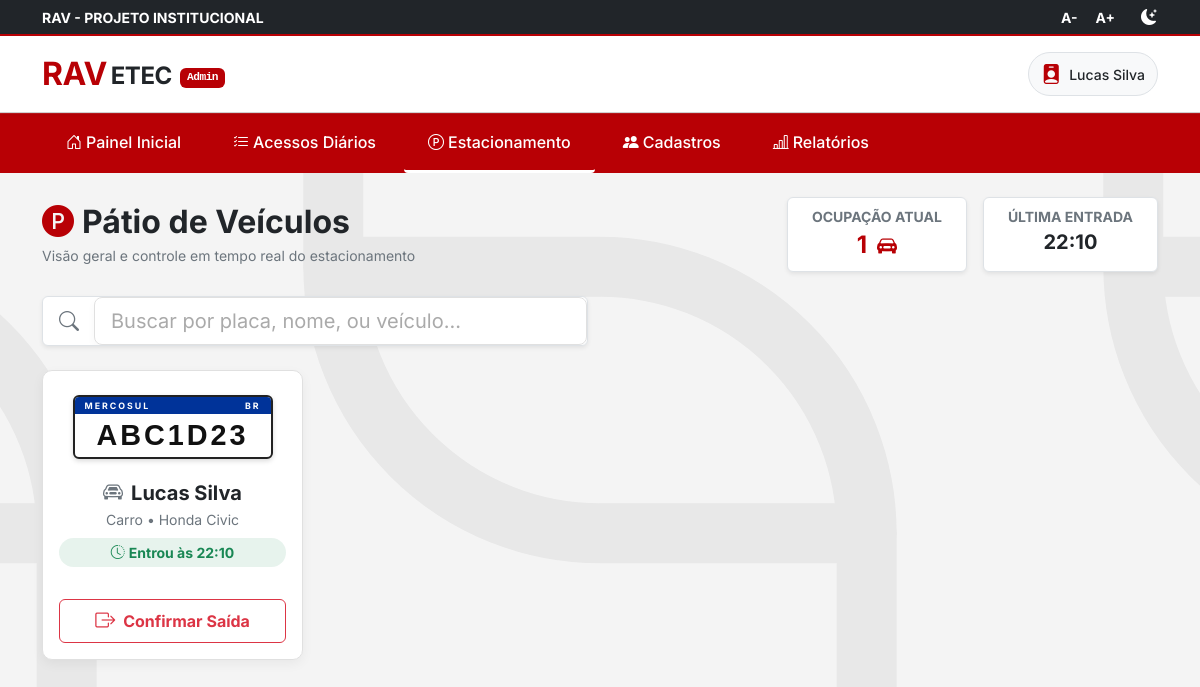
Before: /estacionamento.php with the older database file.
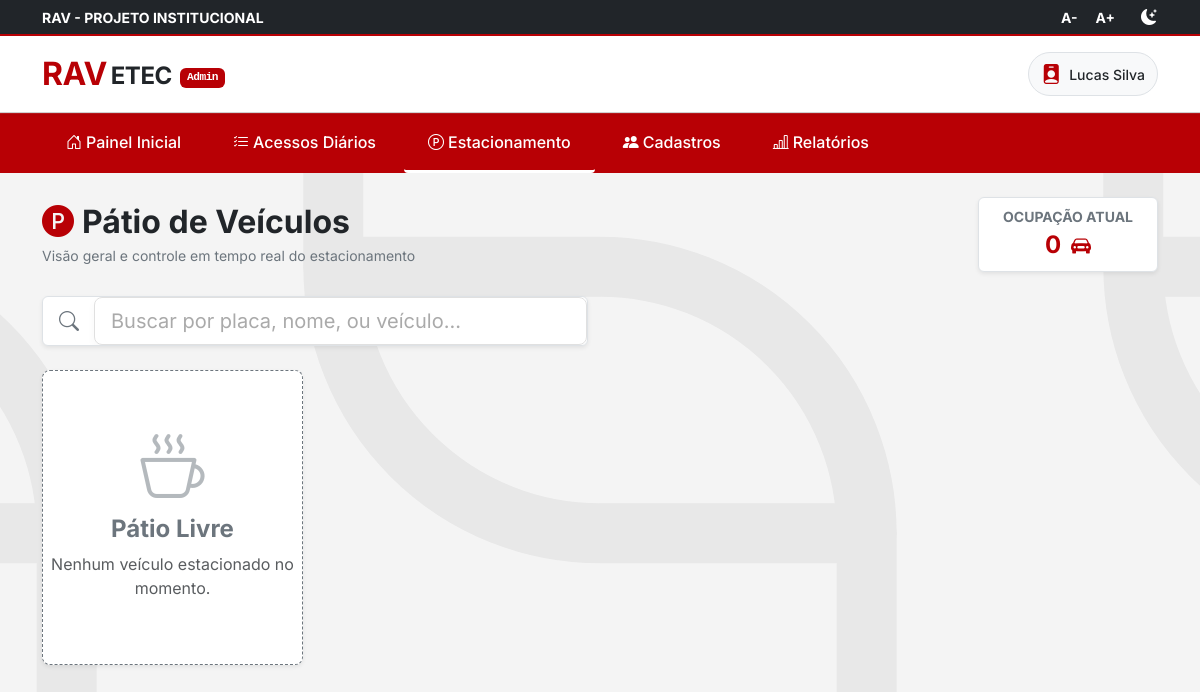
After: the same page with the newer database file.
### tables this page shows
CREATE TABLE registros_acesso (
    id INT AUTO_INCREMENT PRIMARY KEY,
    id_veiculo INT NOT NULL,
    id_usuario_registro INT NULL,  
    id_empresa INT NULL,  
    tipo_acesso VARCHAR(50) NOT NULL,
    curso VARCHAR(50) NULL,
    periodo VARCHAR(50) NULL,
    funcao VARCHAR(50) NULL,
    nome_condutor VARCHAR(150) NOT NULL,
    contato_tipo VARCHAR(20) NULL,
    contato_valor VARCHAR(50) NULL,
    observacao TEXT NULL,
    status VARCHAR(20) DEFAULT 'Dentro',
    data_hora_entrada TIMESTAMP NOT NULL DEFAULT CURRENT_TIMESTAMP,  
    data_hora_saida TIMESTAMP NULL,
    CONSTRAINT fk_registro_veiculo FOREIGN KEY (id_veiculo) REFERENCES veiculos (id) ON DELETE CASCADE
);

CREATE TABLE veiculos (
    id INT AUTO_INCREMENT PRIMARY KEY,
    id_unidade INT NOT NULL,
    id_condutor INT NULL,
    id_usuario INT NULL,  
    id_empresa INT NULL,  
    placa VARCHAR(10) NOT NULL UNIQUE,
    marca VARCHAR(80) NULL,  
    modelo VARCHAR(80) NOT NULL,
    cor VARCHAR(30) NULL,
    ano INT NULL,
    tipo_veiculo ENUM(
        'CARRO',
        'MOTO',
        'CAMINHAO',
        'ONIBUS',
        'VAN',
        'OUTRO'
    ) NOT NULL,
    observacoes TEXT NULL,
    created_at TIMESTAMP DEFAULT CURRENT_TIMESTAMP,
    CONSTRAINT fk_veiculo_unidade FOREIGN KEY (id_unidade) REFERENCES unidades (id) ON DELETE CASCADE,
    CONSTRAINT fk_veiculo_condutor FOREIGN KEY (id_condutor) REFERENCES condutores (id) ON DELETE SET NULL
);

### estacionamento.php (the view, shortened to what the changed rows need)
<?php
require_once 'conn.php';
$stmtSaida = $pdo->query("SELECT r.*, v.placa, v.tipo_veiculo, v.modelo
                          FROM registros_acesso r
                          JOIN veiculos v ON r.id_veiculo = v.id
                          WHERE r.status = 'Dentro'
                          ORDER BY r.data_hora_entrada DESC");
$veiculosDentro = $stmtSaida->fetchAll(PDO::FETCH_ASSOC);
$stmtRecentes = $pdo->query("SELECT r.*, v.placa, v.tipo_veiculo, v.modelo
                             FROM registros_acesso r
                             JOIN veiculos v ON r.id_veiculo = v.id
                             ORDER BY r.data_hora_entrada DESC LIMIT 50");
$acessosRecentes = $stmtRecentes->fetchAll(PDO::FETCH_ASSOC);
?>
<!DOCTYPE html>
<html lang="pt-br">
<head>
    <link href="https://cdn.jsdelivr.net/npm/bootstrap@5.3.0/dist/css/bootstrap.min.css" rel="stylesheet">
    <link rel="stylesheet" href="https://cdn.jsdelivr.net/npm/bootstrap-icons@1.11.0/font/bootstrap-icons.css">
    <link rel="stylesheet" href="css/index.css">
    <link rel="stylesheet" href="css/style.css">
</head>
<body class="light-mode section-bg-gray d-flex flex-column min-vh-100">
    <header class="main-header bg-white shadow-sm sticky-top">
        <div class="container py-3 d-flex justify-content-between align-items-center">
            <div class="d-flex align-items-center gap-3">
                <a href="painel-admin.php" class="text-decoration-none d-flex align-items-center">
                    <h1 class="logo-text m-0 fw-bold d-flex align-items-center">
                        <span class="text-cps-red fs-2 me-1">RAV</span>
                        <span class="text-dark fs-4 mt-1">ETEC</span>
                        <span class="badge bg-cps-red text-white font-monospace ms-2 mt-2" style="font-size: 0.70rem;">Admin</span>
                    </h1>
                </a>
            </div>
        </div>
    </header>
    <main class="container py-4 flex-grow-1">
        <div class="d-flex flex-column flex-md-row justify-content-between align-items-md-center mb-4 gap-3">
            <div>
                <h2 class="text-dark mb-1 fw-bold"><i class="bi bi-p-circle-fill me-2" style="color: var(--cps-red);"></i>Pátio de Veículos</h2>
            </div>
            <div class="d-flex gap-3">
                <div class="bg-white px-4 py-2 rounded shadow-sm border text-center">
                    <span class="d-block small text-secondary fw-bold text-uppercase">Ocupação Atual</span>
                    <span class="fs-4 fw-bold" style="color: var(--cps-red);"><?= count($veiculosDentro) ?> <i class="bi bi-car-front-fill ms-1 fs-5"></i></span>
                </div>
                <?php if (count($veiculosDentro) > 0): ?>
                <div class="bg-white px-4 py-2 rounded shadow-sm border text-center d-none d-sm-block">
                    <span class="d-block small text-secondary fw-bold text-uppercase">Última Entrada</span>
                    <span class="fs-5 fw-bold text-dark"><?= date('H:i', strtotime($veiculosDentro[0]['data_hora_entrada'])) ?></span>
                </div>
                <?php endif; ?>
            </div>
        </div>
        <div class="row row-cols-1 row-cols-sm-2 row-cols-lg-3 row-cols-xl-4 g-4" id="gridVeiculos">
            <?php if (count($veiculosDentro) > 0): ?>
                <?php foreach ($veiculosDentro as $reg): ?>
                    <div class="col vaga-item">
                        <div class="card h-100 vaga-card bg-white shadow-sm rounded-3 overflow-hidden">
                            <div class="card-body text-center pt-4 pb-3">
                                <div class="placa-mercosul mb-3">
                                    <div class="placa-top">
                                        <span>Mercosul</span>
                                        <span>BR</span>
                                    </div>
                                    <div class="placa-number">
                                        <?= !empty($reg['placa']) ? htmlspecialchars($reg['placa']) : 'S/ PLACA' ?>
                                    </div>
                                </div>
                                <h5 class="card-title fw-bold text-dark mb-1 d-flex align-items-center justify-content-center">
                                    <i class="bi <?= stripos($reg['tipo_veiculo'], 'moto') !== false ? 'bi-bicycle' : 'bi-car-front' ?> me-2 text-secondary"></i>
                                    <?= htmlspecialchars($reg['nome_condutor']) ?>
                                </h5>
                                <p class="card-text text-secondary tag-veiculo small mb-2">
                                    <?= !empty($reg['tipo_veiculo']) ? htmlspecialchars($reg['tipo_veiculo']) . ' • ' . htmlspecialchars($reg['modelo']) : 'Visitante Sem Veículo/Pedestre' ?>
                                </p>
                                <div class="d-flex align-items-center justify-content-center text-success small fw-bold bg-success bg-opacity-10 py-1 px-2 rounded-pill d-inline-block mx-auto mb-3">
                                    <i class="bi bi-clock-history me-1"></i> Entrou às <?= date('H:i', strtotime($reg['data_hora_entrada'])) ?>
                                </div>
                            </div>
                            <div class="card-footer bg-transparent border-top-0 p-3 pt-0">
                                <a href="registrar_saida.php?id=<?= $reg['id'] ?>&origem=estacionamento.php" class="btn btn-outline-danger w-100 fw-bold d-flex justify-content-center align-items-center gap-2">
                                    <i class="bi bi-box-arrow-right fs-5"></i> Confirmar Saída
                                </a>
                            </div>
                        </div>
                    </div>
                <?php endforeach; ?>
            <?php else: ?>
                <div class="col-12">
                    <div class="text-center py-5 bg-white rounded-3 shadow-sm border border-secondary border-dashed" style="border-style: dashed !important;">
                        <i class="bi bi-cup-hot text-secondary opacity-50 mb-3 block" style="font-size: 4rem;"></i>
                        <h4 class="text-secondary fw-bold">Pátio Livre</h4>
                        <p class="text-muted">Nenhum veículo estacionado no momento.</p>
                    </div>
                </div>
            <?php endif; ?>
        </div>
    </main>
</body>
</html>

Changed rows visible on the page:
removed registros_acesso: data_hora_entrada "22:10", id_veiculo.placa "ABC1D23", nome_condutor "Lucas Silva", id_veiculo.tipo_veiculo "Carro", id_veiculo.modelo "Honda Civic"
Other visible differences:
count($veiculosDentro): "1" → "0"
text no longer shown: "ÚLTIMA ENTRADA"
text now shown: "Pátio Livre Nenhum veículo estacionado no momento."
